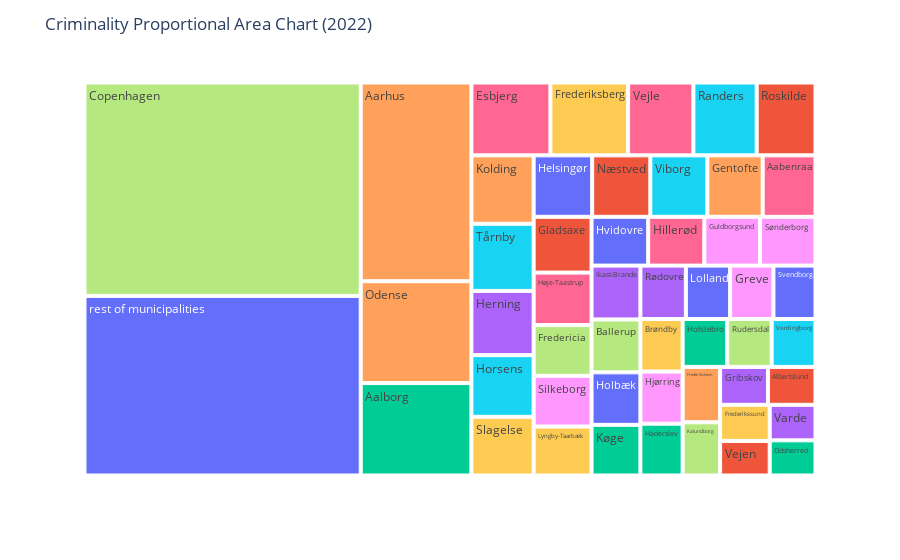

Notebook cell for this chart:
### Markdown cell above
In order to be able to **explore the raw data**, you may provide **static** and **interactive plots** to show important developments

### Code cell
from ipywidgets import interact, widgets

# Define the interactive widget for selecting the year
year_widget = widgets.IntSlider(
    value=2007,
    min=2007,
    max=2022,
    step=1,
    description='Year:'
)

# Define the function that creates the proportional area chart
def create_chart(year):
    # Filter the data to only include the selected year and drop the row with the "Unknown municipality" value
    year_data = criminality_year[['municipalities', f'crim_{year}']].drop(criminality_year.index[criminality_year['municipalities'] == 'Unknown municipality'])
    
    # Calculate the total crimes for the year
    total_crimes = year_data[f'crim_{year}'].sum()
    
    # Calculate the proportional area for each municipality
    year_data['area'] = year_data[f'crim_{year}']/total_crimes
    
    # Sort the data by crime in descending order
    year_data = year_data.sort_values(by=f'crim_{year}', ascending=False)
    
    # Get the top 50 municipalities by crime
    top_municipalities = year_data.iloc[:50, :]
    
    # Calculate the cumulative proportion of crimes and the index of the row where the cumulative proportion exceeds 0.5
    top_municipalities['cumulative_prop'] = top_municipalities['area'].cumsum()
    index_cutoff = top_municipalities[top_municipalities['cumulative_prop'] > 0.5].index[0]
    
    # Aggregate the municipalities that represent less than 50% of the crimes into a single observation
    rest_of_municipalities = year_data.iloc[50:, :]
    rest_of_municipalities = pd.DataFrame(rest_of_municipalities.sum(numeric_only=True)).T
    rest_of_municipalities['municipalities'] = 'rest of municipalities'
    rest_of_municipalities['area'] = 1 - top_municipalities.iloc[:index_cutoff, :]['area'].sum()
    
    # Combine the top municipalities and the aggregated municipalities
    year_data = pd.concat([top_municipalities.iloc[:index_cutoff, :], rest_of_municipalities], ignore_index=True)
    
    # Create a label showing the percentage of crimes for each municipality
    year_data['label'] = year_data.apply(lambda row: f"{row['municipalities']}: {row['crim_' + str(year)] / total_crimes:.2%}", axis=1)
    
    # Create the chart using Plotly Express
    fig = px.treemap(year_data, path=['municipalities'], values='area', color='municipalities', hover_data=['label'])
    fig.update_layout(
        title=f'Criminality Proportional Area Chart ({year})',
        xaxis_title='Municipality',
        yaxis_title='Proportional Area',
    )
    fig.show()

# Create the interactive widget
interact(create_chart, year=year_widget)

### Figure 1 — Plotly figure (JSON) as saved in the notebook; plotly's stock layout.template omitted (floating-point values rounded to 4 significant figures)
{"data": [{"branchvalues": "total", "customdata": [["Helsingør: 1.25%", "Helsingør"], ["Albertslund: 0.63%", "Albertslund"], ["Aalborg: 3.56%", "Aalborg"], ["Varde: 0.57%", "Varde"], ["Kolding: 1.48%", "Kolding"], ["Randers: 1.60%", "Randers"], ["Aabenraa: 1.13%", "Aabenraa"], ["Ballerup: 0.90%", "Ballerup"], ["Hjørring: 0.77%", "Hjørring"], ["Brøndby: 0.77%", "Brøndby"], ["Svendborg: 0.78%", "Svendborg"], ["Vejen: 0.60%", "Vejen"], ["Haderslev: 0.76%", "Haderslev"], ["Herning: 1.39%", "Herning"], ["Odense: 3.92%", "Odense"], ["Tårnby: 1.45%", "Tårnby"], ["Høje-Taastrup: 1.06%", "Høje-Taastrup"], ["Rudersdal: 0.74%", "Rudersdal"], ["Greve: 0.80%", "Greve"], ["Frederikssund: 0.62%", "Frederikssund"], ["Hvidovre: 0.96%", "Hvidovre"], ["Roskilde: 1.49%", "Roskilde"], ["Køge: 0.86%", "Køge"], ["Rødovre: 0.84%", "Rødovre"], ["Gentofte: 1.18%", "Gentofte"], ["Horsens: 1.34%", "Horsens"], ["Hillerød: 0.95%", "Hillerød"], ["Kalundborg: 0.69%", "Kalundborg"], ["Sønderborg: 0.94%", "Sønderborg"], ["Frederiksberg: 1.97%", "Frederiksberg"], ["Lolland: 0.82%", "Lolland"], ["Næstved: 1.24%", "Næstved"], ["Holstebro: 0.74%", "Holstebro"], ["Gribskov: 0.63%", "Gribskov"], ["Aarhus: 7.66%", "Aarhus"], ["Vordingborg: 0.73%", "Vordingborg"], ["Esbjerg: 2.00%", "Esbjerg"], ["Fredericia: 1.02%", "Fredericia"], ["Silkeborg: 1.02%", "Silkeborg"], ["Lyngby-Taarbæk: 0.99%", "Lyngby-Taarbæk"], ["Holbæk: 0.89%", "Holbæk"], ["Gladsaxe: 1.12%", "Gladsaxe"], ["Odsherred: 0.56%", "Odsherred"], ["Ikast-Brande: 0.92%", "Ikast-Brande"], ["Frederikshavn: 0.72%", "Frederikshavn"], ["Viborg: 1.22%", "Viborg"], ["Vejle: 1.66%", "Vejle"], ["Copenhagen: 20.52%", "Copenhagen"], ["Guldborgsund: 0.95%", "Guldborgsund"], ["Slagelse: 1.27%", "Slagelse"], ["rest of municipalities: 17.27%", "rest of municipalities"]], "domain": {"x": [0, 1], "y": [0, 1]}, "hovertemplate": "labels=%{label}<br>area=%{value}<br>parent=%{parent}<br>id=%{id}<br>label=%{customdata[0]}<br>municipalities=%{customdata[1]}<extra></extra>", "ids": ["Helsingør", "Albertslund", "Aalborg", "Varde", "Kolding", "Randers", "Aabenraa", "Ballerup", "Hjørring", "Brøndby", "Svendborg", "Vejen", "Haderslev", "Herning", "Odense", "Tårnby", "Høje-Taastrup", "Rudersdal", "Greve", "Frederikssund", "Hvidovre", "Roskilde", "Køge", "Rødovre", "Gentofte", "Horsens", "Hillerød", "Kalundborg", "Sønderborg", "Frederiksberg", "Lolland", "Næstved", "Holstebro", "Gribskov", "Aarhus", "Vordingborg", "Esbjerg", "Fredericia", "Silkeborg", "Lyngby-Taarbæk", "Holbæk", "Gladsaxe", "Odsherred", "Ikast-Brande", "Frederikshavn", "Viborg", "Vejle", "Copenhagen", "Guldborgsund", "Slagelse", "rest of municipalities"], "labels": ["Helsingør", "Albertslund", "Aalborg", "Varde", "Kolding", "Randers", "Aabenraa", "Ballerup", "Hjørring", "Brøndby", "Svendborg", "Vejen", "Haderslev", "Herning", "Odense", "Tårnby", "Høje-Taastrup", "Rudersdal", "Greve", "Frederikssund", "Hvidovre", "Roskilde", "Køge", "Rødovre", "Gentofte", "Horsens", "Hillerød", "Kalundborg", "Sønderborg", "Frederiksberg", "Lolland", "Næstved", "Holstebro", "Gribskov", "Aarhus", "Vordingborg", "Esbjerg", "Fredericia", "Silkeborg", "Lyngby-Taarbæk", "Holbæk", "Gladsaxe", "Odsherred", "Ikast-Brande", "Frederikshavn", "Viborg", "Vejle", "Copenhagen", "Guldborgsund", "Slagelse", "rest of municipalities"], "marker": {"colors": ["#636efa", "#EF553B", "#00cc96", "#ab63fa", "#FFA15A", "#19d3f3", "#FF6692", "#B6E880", "#FF97FF", "#FECB52", "#636efa", "#EF553B", "#00cc96", "#ab63fa", "#FFA15A", "#19d3f3", "#FF6692", "#B6E880", "#FF97FF", "#FECB52", "#636efa", "#EF553B", "#00cc96", "#ab63fa", "#FFA15A", "#19d3f3", "#FF6692", "#B6E880", "#FF97FF", "#FECB52", "#636efa", "#EF553B", "#00cc96", "#ab63fa", "#FFA15A", "#19d3f3", "#FF6692", "#B6E880", "#FF97FF", "#FECB52", "#636efa", "#EF553B", "#00cc96", "#ab63fa", "#FFA15A", "#19d3f3", "#FF6692", "#B6E880", "#FF97FF", "#FECB52", "#636efa"]}, "name": "", "parents": ["", "", "", "", "", "", "", "", "", "", "", "", "", "", "", "", "", "", "", "", "", "", "", "", "", "", "", "", "", "", "", "", "", "", "", "", "", "", "", "", "", "", "", "", "", "", "", "", "", "", ""], "type": "treemap", "values": [0.01252, 0.006273, 0.0356, 0.005667, 0.01481, 0.01605, 0.0113, 0.008999, 0.007663, 0.007728, 0.007819, 0.005972, 0.007617, 0.01391, 0.03925, 0.01455, 0.01058, 0.007405, 0.008047, 0.006238, 0.00962, 0.01492, 0.008615, 0.008448, 0.01184, 0.01336, 0.009535, 0.006942, 0.009423, 0.0197, 0.008228, 0.01243, 0.007435, 0.006318, 0.07656, 0.007311, 0.02004, 0.01023, 0.01022, 0.009876, 0.008928, 0.01125, 0.005601, 0.009158, 0.007223, 0.01219, 0.01656, 0.2052, 0.009459, 0.01271, 0.1727]}], "layout": {"legend": {"tracegroupgap": 0}, "margin": {"t": 60}, "title": {"text": "Criminality Proportional Area Chart (2022)"}, "xaxis": {"title": {"text": "Municipality"}}, "yaxis": {"title": {"text": "Proportional Area"}}}}
